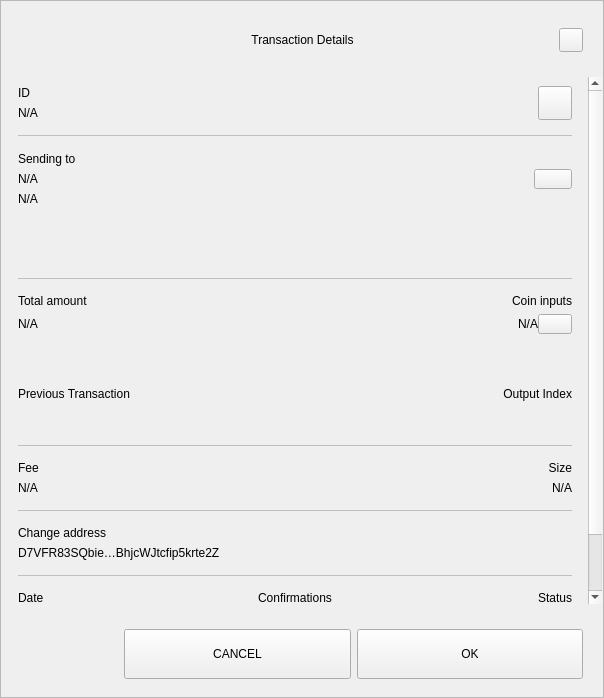
<?xml version="1.0" encoding="UTF-8"?>
<ui version="4.0">
 <class>TxDetailDialog</class>
 <widget class="QWidget" name="TxDetailDialog">
  <property name="geometry">
   <rect>
    <x>0</x>
    <y>0</y>
    <width>604</width>
    <height>698</height>
   </rect>
  </property>
  <property name="sizePolicy">
   <sizepolicy hsizetype="Preferred" vsizetype="Expanding">
    <horstretch>0</horstretch>
    <verstretch>0</verstretch>
   </sizepolicy>
  </property>
  <property name="minimumSize">
   <size>
    <width>574</width>
    <height>500</height>
   </size>
  </property>
  <property name="windowTitle">
   <string>Form</string>
  </property>
  <property name="styleSheet">
   <string notr="true"/>
  </property>
  <layout class="QVBoxLayout" name="verticalLayout_3">
   <property name="spacing">
    <number>0</number>
   </property>
   <property name="leftMargin">
    <number>0</number>
   </property>
   <property name="topMargin">
    <number>0</number>
   </property>
   <property name="rightMargin">
    <number>0</number>
   </property>
   <property name="bottomMargin">
    <number>0</number>
   </property>
   <item>
    <widget class="QFrame" name="frame">
     <property name="sizePolicy">
      <sizepolicy hsizetype="Preferred" vsizetype="Expanding">
       <horstretch>0</horstretch>
       <verstretch>0</verstretch>
      </sizepolicy>
     </property>
     <property name="styleSheet">
      <string notr="true"/>
     </property>
     <property name="frameShape">
      <enum>QFrame::StyledPanel</enum>
     </property>
     <property name="frameShadow">
      <enum>QFrame::Raised</enum>
     </property>
     <layout class="QVBoxLayout" name="verticalLayout">
      <property name="leftMargin">
       <number>0</number>
      </property>
      <property name="rightMargin">
       <number>0</number>
      </property>
      <item>
       <layout class="QHBoxLayout" name="horizontalLayout_3">
        <property name="spacing">
         <number>0</number>
        </property>
        <property name="leftMargin">
         <number>20</number>
        </property>
        <property name="topMargin">
         <number>10</number>
        </property>
        <property name="rightMargin">
         <number>20</number>
        </property>
        <item>
         <spacer name="horizontalSpacer_1">
          <property name="orientation">
           <enum>Qt::Horizontal</enum>
          </property>
          <property name="sizeHint" stdset="0">
           <size>
            <width>40</width>
            <height>20</height>
           </size>
          </property>
         </spacer>
        </item>
        <item>
         <widget class="QLabel" name="labelTitle">
          <property name="minimumSize">
           <size>
            <width>0</width>
            <height>40</height>
           </size>
          </property>
          <property name="maximumSize">
           <size>
            <width>16777215</width>
            <height>40</height>
           </size>
          </property>
          <property name="styleSheet">
           <string notr="true">padding-left:24px;</string>
          </property>
          <property name="text">
           <string>Transaction Details</string>
          </property>
          <property name="alignment">
           <set>Qt::AlignCenter</set>
          </property>
          <property name="margin">
           <number>7</number>
          </property>
         </widget>
        </item>
        <item>
         <spacer name="horizontalSpacer_2">
          <property name="orientation">
           <enum>Qt::Horizontal</enum>
          </property>
          <property name="sizeHint" stdset="0">
           <size>
            <width>40</width>
            <height>20</height>
           </size>
          </property>
         </spacer>
        </item>
        <item>
         <widget class="QPushButton" name="btnEsc">
          <property name="minimumSize">
           <size>
            <width>24</width>
            <height>24</height>
           </size>
          </property>
          <property name="maximumSize">
           <size>
            <width>24</width>
            <height>24</height>
           </size>
          </property>
          <property name="focusPolicy">
           <enum>Qt::NoFocus</enum>
          </property>
          <property name="text">
           <string/>
          </property>
         </widget>
        </item>
       </layout>
      </item>
      <item>
       <spacer name="verticalSpacer">
        <property name="orientation">
         <enum>Qt::Vertical</enum>
        </property>
        <property name="sizeType">
         <enum>QSizePolicy::Fixed</enum>
        </property>
        <property name="sizeHint" stdset="0">
         <size>
          <width>20</width>
          <height>10</height>
         </size>
        </property>
       </spacer>
      </item>
      <item>
       <widget class="QWidget" name="layoutScroll" native="true">
        <property name="minimumSize">
         <size>
          <width>0</width>
          <height>0</height>
         </size>
        </property>
        <layout class="QVBoxLayout" name="verticalLayout_4">
         <property name="leftMargin">
          <number>0</number>
         </property>
         <property name="topMargin">
          <number>0</number>
         </property>
         <property name="rightMargin">
          <number>0</number>
         </property>
         <item>
          <widget class="QScrollArea" name="scrollArea">
           <property name="styleSheet">
            <string notr="true">#scrollArea {
background:transparent;
}</string>
           </property>
           <property name="horizontalScrollBarPolicy">
            <enum>Qt::ScrollBarAlwaysOff</enum>
           </property>
           <property name="sizeAdjustPolicy">
            <enum>QAbstractScrollArea::AdjustIgnored</enum>
           </property>
           <property name="widgetResizable">
            <bool>true</bool>
           </property>
           <property name="alignment">
            <set>Qt::AlignLeading|Qt::AlignLeft|Qt::AlignTop</set>
           </property>
           <widget class="QWidget" name="scrollAreaWidgetContents">
            <property name="geometry">
             <rect>
              <x>0</x>
              <y>0</y>
              <width>586</width>
              <height>644</height>
             </rect>
            </property>
            <property name="autoFillBackground">
             <bool>false</bool>
            </property>
            <property name="styleSheet">
             <string notr="true">#scrollAreaWidgetContents {
background:transparent;
}</string>
            </property>
            <layout class="QVBoxLayout" name="verticalLayout_7">
             <property name="spacing">
              <number>0</number>
             </property>
             <property name="sizeConstraint">
              <enum>QLayout::SetDefaultConstraint</enum>
             </property>
             <property name="leftMargin">
              <number>0</number>
             </property>
             <property name="topMargin">
              <number>0</number>
             </property>
             <property name="rightMargin">
              <number>0</number>
             </property>
             <property name="bottomMargin">
              <number>0</number>
             </property>
             <item>
              <widget class="QWidget" name="content" native="true">
               <layout class="QVBoxLayout" name="verticalLayout_2">
                <property name="leftMargin">
                 <number>16</number>
                </property>
                <property name="topMargin">
                 <number>0</number>
                </property>
                <property name="rightMargin">
                 <number>16</number>
                </property>
                <item>
                 <widget class="QWidget" name="contentID" native="true">
                  <layout class="QHBoxLayout" name="horizontalLayout_12" stretch="0,0">
                   <property name="leftMargin">
                    <number>0</number>
                   </property>
                   <property name="rightMargin">
                    <number>0</number>
                   </property>
                   <item>
                    <layout class="QVBoxLayout" name="contentID_int">
                     <item>
                      <widget class="QLabel" name="labelId">
                       <property name="maximumSize">
                        <size>
                         <width>16777215</width>
                         <height>16777215</height>
                        </size>
                       </property>
                       <property name="text">
                        <string>ID</string>
                       </property>
                      </widget>
                     </item>
                     <item>
                      <widget class="QLabel" name="textId">
                       <property name="text">
                        <string notr="true">N/A</string>
                       </property>
                      </widget>
                     </item>
                    </layout>
                   </item>
                   <item>
                    <widget class="QPushButton" name="pushCopy">
                     <property name="minimumSize">
                      <size>
                       <width>34</width>
                       <height>34</height>
                      </size>
                     </property>
                     <property name="maximumSize">
                      <size>
                       <width>34</width>
                       <height>34</height>
                      </size>
                     </property>
                     <property name="focusPolicy">
                      <enum>Qt::NoFocus</enum>
                     </property>
                     <property name="text">
                      <string/>
                     </property>
                     <property name="iconSize">
                      <size>
                       <width>24</width>
                       <height>24</height>
                      </size>
                     </property>
                    </widget>
                   </item>
                  </layout>
                 </widget>
                </item>
                <item>
                 <widget class="QLabel" name="labelDividerID">
                  <property name="maximumSize">
                   <size>
                    <width>16777215</width>
                    <height>1</height>
                   </size>
                  </property>
                  <property name="styleSheet">
                   <string notr="true">background-color:#BFBFBF;</string>
                  </property>
                  <property name="text">
                   <string/>
                  </property>
                 </widget>
                </item>
                <item>
                 <widget class="QWidget" name="contentOutputsLabel" native="true">
                  <layout class="QHBoxLayout" name="horizontalLayout_11" stretch="0,0">
                   <property name="spacing">
                    <number>6</number>
                   </property>
                   <property name="leftMargin">
                    <number>0</number>
                   </property>
                   <property name="topMargin">
                    <number>9</number>
                   </property>
                   <property name="rightMargin">
                    <number>0</number>
                   </property>
                   <property name="bottomMargin">
                    <number>9</number>
                   </property>
                   <item>
                    <layout class="QVBoxLayout" name="contentOutputsLabel_int">
                     <property name="leftMargin">
                      <number>0</number>
                     </property>
                     <property name="topMargin">
                      <number>1</number>
                     </property>
                     <property name="rightMargin">
                      <number>6</number>
                     </property>
                     <property name="bottomMargin">
                      <number>1</number>
                     </property>
                     <item>
                      <widget class="QLabel" name="labelSend">
                       <property name="maximumSize">
                        <size>
                         <width>16777215</width>
                         <height>16777215</height>
                        </size>
                       </property>
                       <property name="text">
                        <string>Sending to</string>
                       </property>
                      </widget>
                     </item>
                     <item>
                      <widget class="QWidget" name="widget" native="true">
                       <layout class="QVBoxLayout" name="verticalLayout_6">
                        <property name="leftMargin">
                         <number>0</number>
                        </property>
                        <property name="topMargin">
                         <number>0</number>
                        </property>
                        <property name="rightMargin">
                         <number>0</number>
                        </property>
                        <property name="bottomMargin">
                         <number>0</number>
                        </property>
                        <item>
                         <widget class="QLabel" name="textSendLabel">
                          <property name="text">
                           <string notr="true">N/A</string>
                          </property>
                         </widget>
                        </item>
                        <item>
                         <widget class="QLabel" name="textSend">
                          <property name="text">
                           <string notr="true">N/A</string>
                          </property>
                         </widget>
                        </item>
                       </layout>
                      </widget>
                     </item>
                    </layout>
                   </item>
                   <item>
                    <widget class="QPushButton" name="pushOutputs">
                     <property name="minimumSize">
                      <size>
                       <width>34</width>
                       <height>20</height>
                      </size>
                     </property>
                     <property name="maximumSize">
                      <size>
                       <width>38</width>
                       <height>20</height>
                      </size>
                     </property>
                     <property name="focusPolicy">
                      <enum>Qt::NoFocus</enum>
                     </property>
                     <property name="styleSheet">
                      <string notr="true"/>
                     </property>
                     <property name="text">
                      <string/>
                     </property>
                    </widget>
                   </item>
                  </layout>
                 </widget>
                </item>
                <item>
                 <widget class="QScrollArea" name="outputsScrollArea">
                  <property name="minimumSize">
                   <size>
                    <width>0</width>
                    <height>50</height>
                   </size>
                  </property>
                  <property name="styleSheet">
                   <string notr="true">#outputsScrollArea {
background:transparent;
}</string>
                  </property>
                  <property name="widgetResizable">
                   <bool>true</bool>
                  </property>
                  <widget class="QWidget" name="container_outputs_base">
                   <property name="geometry">
                    <rect>
                     <x>0</x>
                     <y>0</y>
                     <width>552</width>
                     <height>48</height>
                    </rect>
                   </property>
                   <property name="styleSheet">
                    <string notr="true">#container_outputs_base {
background:transparent;
}</string>
                   </property>
                  </widget>
                 </widget>
                </item>
                <item>
                 <widget class="QLabel" name="labelDividerOutputs">
                  <property name="maximumSize">
                   <size>
                    <width>16777215</width>
                    <height>1</height>
                   </size>
                  </property>
                  <property name="styleSheet">
                   <string notr="true">background-color:#BFBFBF;</string>
                  </property>
                  <property name="text">
                   <string/>
                  </property>
                 </widget>
                </item>
                <item>
                 <widget class="QWidget" name="gridAmounts" native="true">
                  <layout class="QGridLayout" name="contentAmountInputs">
                   <property name="leftMargin">
                    <number>0</number>
                   </property>
                   <property name="topMargin">
                    <number>9</number>
                   </property>
                   <property name="rightMargin">
                    <number>0</number>
                   </property>
                   <property name="bottomMargin">
                    <number>9</number>
                   </property>
                   <property name="horizontalSpacing">
                    <number>12</number>
                   </property>
                   <item row="1" column="0">
                    <widget class="QLabel" name="textAmount">
                     <property name="text">
                      <string notr="true">N/A</string>
                     </property>
                    </widget>
                   </item>
                   <item row="0" column="0">
                    <widget class="QLabel" name="labelAmount">
                     <property name="maximumSize">
                      <size>
                       <width>16777215</width>
                       <height>16777215</height>
                      </size>
                     </property>
                     <property name="text">
                      <string>Total amount</string>
                     </property>
                    </widget>
                   </item>
                   <item row="0" column="3">
                    <widget class="QLabel" name="labelInputs">
                     <property name="sizePolicy">
                      <sizepolicy hsizetype="Minimum" vsizetype="Preferred">
                       <horstretch>0</horstretch>
                       <verstretch>0</verstretch>
                      </sizepolicy>
                     </property>
                     <property name="maximumSize">
                      <size>
                       <width>16777215</width>
                       <height>16777215</height>
                      </size>
                     </property>
                     <property name="text">
                      <string>Coin inputs</string>
                     </property>
                     <property name="alignment">
                      <set>Qt::AlignRight|Qt::AlignTrailing|Qt::AlignVCenter</set>
                     </property>
                    </widget>
                   </item>
                   <item row="1" column="3">
                    <layout class="QHBoxLayout" name="horizontalLayout">
                     <item>
                      <widget class="QLabel" name="textInputs">
                       <property name="text">
                        <string notr="true">N/A</string>
                       </property>
                       <property name="alignment">
                        <set>Qt::AlignRight|Qt::AlignTrailing|Qt::AlignVCenter</set>
                       </property>
                      </widget>
                     </item>
                     <item>
                      <widget class="QPushButton" name="pushInputs">
                       <property name="maximumSize">
                        <size>
                         <width>34</width>
                         <height>20</height>
                        </size>
                       </property>
                       <property name="focusPolicy">
                        <enum>Qt::NoFocus</enum>
                       </property>
                       <property name="layoutDirection">
                        <enum>Qt::LeftToRight</enum>
                       </property>
                       <property name="styleSheet">
                        <string notr="true"/>
                       </property>
                       <property name="text">
                        <string/>
                       </property>
                      </widget>
                     </item>
                    </layout>
                   </item>
                  </layout>
                 </widget>
                </item>
                <item>
                 <widget class="QFrame" name="gridInputs">
                  <property name="sizePolicy">
                   <sizepolicy hsizetype="Preferred" vsizetype="MinimumExpanding">
                    <horstretch>0</horstretch>
                    <verstretch>0</verstretch>
                   </sizepolicy>
                  </property>
                  <property name="minimumSize">
                   <size>
                    <width>0</width>
                    <height>90</height>
                   </size>
                  </property>
                  <property name="lineWidth">
                   <number>0</number>
                  </property>
                  <layout class="QGridLayout" name="gridLayoutInput" columnstretch="5,0">
                   <property name="sizeConstraint">
                    <enum>QLayout::SetMaximumSize</enum>
                   </property>
                   <property name="leftMargin">
                    <number>0</number>
                   </property>
                   <property name="rightMargin">
                    <number>0</number>
                   </property>
                   <property name="verticalSpacing">
                    <number>0</number>
                   </property>
                   <item row="0" column="1">
                    <widget class="QLabel" name="labelOutputIndex">
                     <property name="layoutDirection">
                      <enum>Qt::LeftToRight</enum>
                     </property>
                     <property name="text">
                      <string>Output Index</string>
                     </property>
                     <property name="textFormat">
                      <enum>Qt::AutoText</enum>
                     </property>
                     <property name="alignment">
                      <set>Qt::AlignRight|Qt::AlignTrailing|Qt::AlignVCenter</set>
                     </property>
                     <property name="margin">
                      <number>0</number>
                     </property>
                    </widget>
                   </item>
                   <item row="0" column="0" alignment="Qt::AlignLeft">
                    <widget class="QLabel" name="labelTitlePrevTx">
                     <property name="text">
                      <string>Previous Transaction</string>
                     </property>
                    </widget>
                   </item>
                  </layout>
                 </widget>
                </item>
                <item>
                 <widget class="QLabel" name="labelDividerPrevtx">
                  <property name="maximumSize">
                   <size>
                    <width>16777215</width>
                    <height>1</height>
                   </size>
                  </property>
                  <property name="styleSheet">
                   <string notr="true">background-color:#BFBFBF;</string>
                  </property>
                  <property name="text">
                   <string/>
                  </property>
                 </widget>
                </item>
                <item>
                 <layout class="QHBoxLayout" name="contentFeeSize">
                  <property name="topMargin">
                   <number>9</number>
                  </property>
                  <property name="bottomMargin">
                   <number>9</number>
                  </property>
                  <item>
                   <layout class="QVBoxLayout" name="contentFee">
                    <property name="topMargin">
                     <number>0</number>
                    </property>
                    <property name="bottomMargin">
                     <number>0</number>
                    </property>
                    <item>
                     <widget class="QLabel" name="labelFee">
                      <property name="maximumSize">
                       <size>
                        <width>16777215</width>
                        <height>16777215</height>
                       </size>
                      </property>
                      <property name="text">
                       <string>Fee</string>
                      </property>
                     </widget>
                    </item>
                    <item>
                     <widget class="QLabel" name="textFee">
                      <property name="text">
                       <string notr="true">N/A</string>
                      </property>
                     </widget>
                    </item>
                   </layout>
                  </item>
                  <item>
                   <widget class="QWidget" name="contentSize" native="true">
                    <layout class="QVBoxLayout" name="contentSize_layout">
                     <property name="topMargin">
                      <number>0</number>
                     </property>
                     <property name="rightMargin">
                      <number>0</number>
                     </property>
                     <property name="bottomMargin">
                      <number>0</number>
                     </property>
                     <item>
                      <widget class="QLabel" name="labelSize">
                       <property name="maximumSize">
                        <size>
                         <width>16777215</width>
                         <height>16777215</height>
                        </size>
                       </property>
                       <property name="text">
                        <string>Size</string>
                       </property>
                       <property name="alignment">
                        <set>Qt::AlignRight|Qt::AlignTrailing|Qt::AlignVCenter</set>
                       </property>
                      </widget>
                     </item>
                     <item>
                      <widget class="QLabel" name="textSize">
                       <property name="text">
                        <string notr="true">N/A</string>
                       </property>
                       <property name="alignment">
                        <set>Qt::AlignRight|Qt::AlignTrailing|Qt::AlignVCenter</set>
                       </property>
                      </widget>
                     </item>
                    </layout>
                   </widget>
                  </item>
                 </layout>
                </item>
                <item>
                 <widget class="QLabel" name="labelDividerFeeSize">
                  <property name="maximumSize">
                   <size>
                    <width>16777215</width>
                    <height>1</height>
                   </size>
                  </property>
                  <property name="styleSheet">
                   <string notr="true">background-color:#BFBFBF;</string>
                  </property>
                  <property name="text">
                   <string/>
                  </property>
                 </widget>
                </item>
                <item>
                 <widget class="QWidget" name="contentChangeAddress" native="true">
                  <layout class="QVBoxLayout" name="contentChangeAddress_layout">
                   <property name="leftMargin">
                    <number>0</number>
                   </property>
                   <property name="topMargin">
                    <number>9</number>
                   </property>
                   <property name="rightMargin">
                    <number>0</number>
                   </property>
                   <property name="bottomMargin">
                    <number>9</number>
                   </property>
                   <item>
                    <widget class="QLabel" name="labelChange">
                     <property name="maximumSize">
                      <size>
                       <width>16777215</width>
                       <height>16777215</height>
                      </size>
                     </property>
                     <property name="text">
                      <string>Change address</string>
                     </property>
                    </widget>
                   </item>
                   <item>
                    <widget class="QLabel" name="textChange">
                     <property name="text">
                      <string>D7VFR83SQbie…BhjcWJtcfip5krte2Z </string>
                     </property>
                    </widget>
                   </item>
                  </layout>
                 </widget>
                </item>
                <item>
                 <widget class="QLabel" name="labelDividerChange">
                  <property name="maximumSize">
                   <size>
                    <width>16777215</width>
                    <height>1</height>
                   </size>
                  </property>
                  <property name="styleSheet">
                   <string notr="true">background-color:#BFBFBF;</string>
                  </property>
                  <property name="text">
                   <string/>
                  </property>
                 </widget>
                </item>
                <item>
                 <widget class="QWidget" name="gridConfDateStatus" native="true">
                  <layout class="QGridLayout" name="contentConfDateStatus">
                   <property name="leftMargin">
                    <number>0</number>
                   </property>
                   <property name="rightMargin">
                    <number>0</number>
                   </property>
                   <item row="1" column="3">
                    <widget class="QLabel" name="textStatus">
                     <property name="text">
                      <string>Spendable</string>
                     </property>
                     <property name="alignment">
                      <set>Qt::AlignRight|Qt::AlignTrailing|Qt::AlignVCenter</set>
                     </property>
                    </widget>
                   </item>
                   <item row="0" column="1">
                    <widget class="QLabel" name="labelConfirmations">
                     <property name="maximumSize">
                      <size>
                       <width>16777215</width>
                       <height>16777215</height>
                      </size>
                     </property>
                     <property name="text">
                      <string>Confirmations</string>
                     </property>
                     <property name="alignment">
                      <set>Qt::AlignCenter</set>
                     </property>
                    </widget>
                   </item>
                   <item row="0" column="3">
                    <widget class="QLabel" name="labelStatus">
                     <property name="maximumSize">
                      <size>
                       <width>16777215</width>
                       <height>16777215</height>
                      </size>
                     </property>
                     <property name="text">
                      <string>Status</string>
                     </property>
                     <property name="alignment">
                      <set>Qt::AlignRight|Qt::AlignTrailing|Qt::AlignVCenter</set>
                     </property>
                    </widget>
                   </item>
                   <item row="1" column="1">
                    <widget class="QLabel" name="textConfirmations">
                     <property name="text">
                      <string notr="true">N/A</string>
                     </property>
                     <property name="alignment">
                      <set>Qt::AlignCenter</set>
                     </property>
                    </widget>
                   </item>
                   <item row="0" column="0">
                    <widget class="QLabel" name="labelDate">
                     <property name="maximumSize">
                      <size>
                       <width>16777215</width>
                       <height>16777215</height>
                      </size>
                     </property>
                     <property name="text">
                      <string>Date</string>
                     </property>
                     <property name="alignment">
                      <set>Qt::AlignLeading|Qt::AlignLeft|Qt::AlignVCenter</set>
                     </property>
                    </widget>
                   </item>
                   <item row="1" column="0">
                    <widget class="QLabel" name="textDate">
                     <property name="text">
                      <string>May 25, 2017</string>
                     </property>
                     <property name="alignment">
                      <set>Qt::AlignLeading|Qt::AlignLeft|Qt::AlignVCenter</set>
                     </property>
                    </widget>
                   </item>
                  </layout>
                 </widget>
                </item>
                <item>
                 <widget class="QLabel" name="labelDividerConfs">
                  <property name="maximumSize">
                   <size>
                    <width>16777215</width>
                    <height>1</height>
                   </size>
                  </property>
                  <property name="styleSheet">
                   <string notr="true">background-color:#BFBFBF;</string>
                  </property>
                  <property name="text">
                   <string/>
                  </property>
                 </widget>
                </item>
                <item>
                 <spacer name="verticalSpacer_2">
                  <property name="orientation">
                   <enum>Qt::Vertical</enum>
                  </property>
                  <property name="sizeType">
                   <enum>QSizePolicy::Expanding</enum>
                  </property>
                  <property name="sizeHint" stdset="0">
                   <size>
                    <width>20</width>
                    <height>10</height>
                   </size>
                  </property>
                 </spacer>
                </item>
                <item>
                 <widget class="QLabel" name="labelWarning">
                  <property name="text">
                   <string>TextLabel</string>
                  </property>
                  <property name="alignment">
                   <set>Qt::AlignCenter</set>
                  </property>
                 </widget>
                </item>
               </layout>
              </widget>
             </item>
            </layout>
           </widget>
          </widget>
         </item>
        </layout>
       </widget>
      </item>
      <item>
       <widget class="QWidget" name="containerButtons" native="true">
        <layout class="QHBoxLayout" name="horizontalLayout1" stretch="1,2,2">
         <property name="leftMargin">
          <number>10</number>
         </property>
         <property name="rightMargin">
          <number>20</number>
         </property>
         <item>
          <spacer name="horizontalSpacer_3">
           <property name="orientation">
            <enum>Qt::Horizontal</enum>
           </property>
           <property name="sizeHint" stdset="0">
            <size>
             <width>40</width>
             <height>20</height>
            </size>
           </property>
          </spacer>
         </item>
         <item>
          <widget class="QPushButton" name="btnCancel">
           <property name="minimumSize">
            <size>
             <width>200</width>
             <height>50</height>
            </size>
           </property>
           <property name="focusPolicy">
            <enum>Qt::NoFocus</enum>
           </property>
           <property name="text">
            <string>CANCEL</string>
           </property>
          </widget>
         </item>
         <item>
          <widget class="QPushButton" name="btnSave">
           <property name="minimumSize">
            <size>
             <width>200</width>
             <height>50</height>
            </size>
           </property>
           <property name="focusPolicy">
            <enum>Qt::NoFocus</enum>
           </property>
           <property name="text">
            <string>OK</string>
           </property>
          </widget>
         </item>
        </layout>
       </widget>
      </item>
     </layout>
    </widget>
   </item>
  </layout>
 </widget>
 <resources/>
 <connections/>
</ui>
